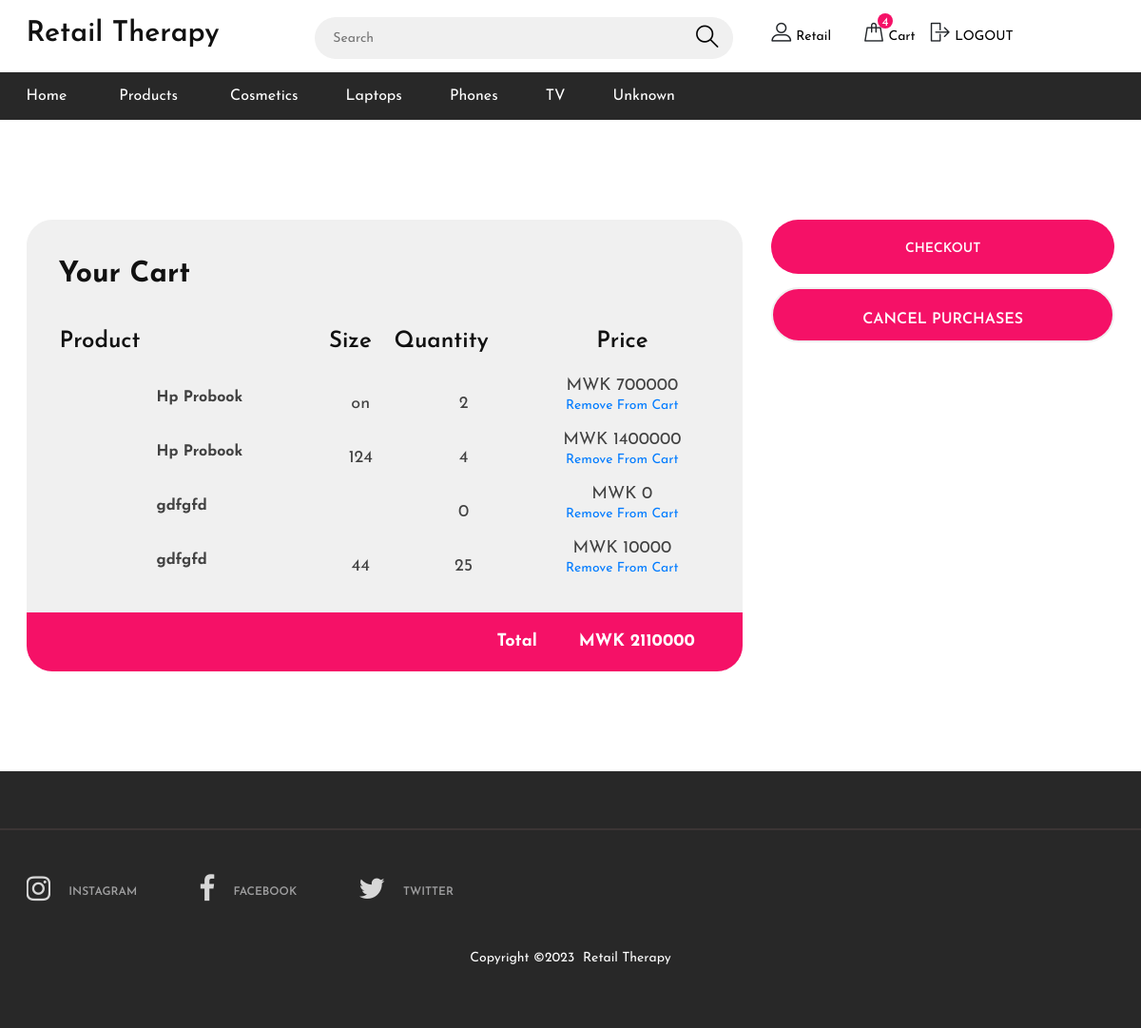
/cart.php (signed in), run on the app's committed database.
### tables this page shows
CREATE TABLE `categories` (
  `CATEGORY_ID` int(11) NOT NULL,
  `CATEGORY` varchar(50) NOT NULL
);

CREATE TABLE `cart` (
  `CART_ID` int(11) NOT NULL,
  `USER_ID` int(11) NOT NULL,
  `PRODUCT_ID` int(11) NOT NULL,
  `BOUGHTORNOT` int(11) NOT NULL,
  `DATE` varchar(100) NOT NULL,
  `SIZE` varchar(10) NOT NULL,
  `QUANTITY_BOUGHT` int(11) NOT NULL,
  `PAYMENT_CODE` varchar(100) NOT NULL,
  `STATUS` int(11) NOT NULL
);

CREATE TABLE `products` (
  `PRODUCT_ID` int(11) NOT NULL,
  `BRAND_ID` int(11) NOT NULL,
  `CATEGORY_ID` int(11) NOT NULL,
  `LOCATION` varchar(50) NOT NULL,
  `AGE_RANGE` varchar(11) NOT NULL,
  `NAME` varchar(100) NOT NULL,
  `PRICE` double NOT NULL,
  `DESCRIPTION` varchar(255) NOT NULL,
  `QUANTITY` int(11) NOT NULL,
  `PHOTO` varchar(250) NOT NULL,
  `ENTRY_DATE` varchar(255) NOT NULL,
  `SIZES_AVAILABLE` varchar(100) NOT NULL,
  `DISCOUNT` double(50,0) NOT NULL
);

### cart.php (the view, shortened to what this page needs)
<!DOCTYPE html>
<html lang="zxx">
<head>
	<link rel="stylesheet" href="css/bootstrap.min.css"/>
	<link rel="stylesheet" href="css/font-awesome.min.css"/>
	<link rel="stylesheet" href="css/flaticon.css"/>
	<link rel="stylesheet" href="css/slicknav.min.css"/>
	<link rel="stylesheet" href="css/jquery-ui.min.css"/>
	<link rel="stylesheet" href="css/owl.carousel.min.css"/>
	<link rel="stylesheet" href="css/animate.css"/>
	<link rel="stylesheet" href="css/style.css"/>
</head>
<body>
	<?php include("header.php"); ?>
	<section class="cart-section spad">
		<div class="container">
			<div class="row">
				<div class="col-lg-8">
					<div class="cart-table">
						<h3>Your Cart</h3>
						<div class="cart-table-warp">
							<table>
							<thead>
								<tr style="margin-left:20px;">
									<th class="product-th"><h4>Product</h4></th>
									<th class="product-th"><h4>Size</h4></th>
									<th class="product-th"><h4>Quantity</h4></th>
									<th class="total-th"><h4>Price</h4></th>
								</tr>
							</thead>
							<tbody>
							<?php
							include('db/db.php');
							$USER_ID=$_SESSION['USER_ID'];
                            $querry= mysqli_query($con,"SELECT * FROM `cart`
							LEFT JOIN products on cart.PRODUCT_ID=products.PRODUCT_ID
							where cart.USER_ID='$USER_ID' and BOUGHTORNOT=0 ORDER BY `cart`.`DATE` ASC");
							$total=0;
						    if (mysqli_num_rows($querry)>0)
							{
								while ($row=mysqli_fetch_array($querry))
								{
									if($row['DISCOUNT']=="0"){
										$PRICE=$row['PRICE']*$row['QUANTITY_BOUGHT'];
									}else{
										$realPrice=$row['PRICE']-$row['DISCOUNT'];
										$PRICE=$realPrice*$row['QUANTITY_BOUGHT'];
									}
									echo '
									<tr>
									<td class="product-col">
										<img src="panel/'.$row['PHOTO'].'"  alt="">
										<div class="pc-title">
											<h4 style="margin-top:10px;">'.$row['NAME'].'</h4>
										</div>
									</td>
									<td class="total-col"><h4 style="margin-top:-5px;">'.$row['SIZE'].'</h4></td>
									<td class="total-col"><h4 style="margin-top:-5px;">'.$row['QUANTITY_BOUGHT'].'</h4></td>
									<td class="total-col"><h4 style="margin-top:-5px;">MWK '.($PRICE).'</h4><p><a href="actions.php?remove_cartitem='.$row['CART_ID'].'">Remove From Cart</a></p></td>
								</tr>
                                ';
								$total+=$PRICE;
								}
							}
						?>
							</tbody>
						</table>
						</div>
						<div class="total-cost">
							<h6>Total <span><?php echo "MWK ".$total; ?></span></h6>
						</div>
					</div>
				</div>
				<div class="col-lg-4 card-right">
					<form class="promo-code-form" action="actions.php" method="POST">
					<a href="checkout.php" class="site-btn">Checkout</a>
					<input type="submit" class="site-btn" value="CANCEL PURCHASES" id="CANCEL" name="CANCEL">
					</form>
				</div>
			</div>
		</div>
	</section>
	<?php include("footer.php"); ?>
	</body>
</html>

### header.php (shortened to what this page needs)
<header class="header-section">
		<div class="header-top">
			<div class="container">
				<div class="row">
					<div class="col-lg-3 text-center text-lg-left">
						<a href="./index.html" class="site-logo">
							<h3>Retail Therapy</h3>
						</a>
					</div>
					<div class="col-xl-5 col-lg-4">
						<form class="header-search-form" action="products.php" method="GET">
							<input type="text" name="search" id="search" placeholder="Search">
							<button type="submit" ><i class="flaticon-search"></i></button>
						</form>
					</div>
					<div class="col-xl-4 col-lg-5">
						<div class="user-panel">
							<div class="up-item">
								<i class="flaticon-profile"></i>
								<?php
								$USER_ID=0;
								if(isset($_SESSION['USER_ID'])){
									$USER_ID=$_SESSION['USER_ID'];
									$USER_NAME=$_SESSION['NAME'];
									echo '<a href="profile.php"  >'.$USER_NAME.'</a>';
								}else{
									echo '<a href="#" data-toggle="modal" data-target="#Modal_login" >Login</a> or <a href="#" data-toggle="modal" data-target="#Modal_register">Signup</a>';
								}
								?>
							</div>
							<div class="up-item">
								<div class="shopping-card">
									<i class="flaticon-bag"></i>
									<span>
									<?php
										include('db/db.php');
										$querry= mysqli_query($con,"SELECT count(*) as total FROM `cart`
										where cart.USER_ID='$USER_ID' and BOUGHTORNOT=0 ORDER BY `cart`.`DATE` ASC");
										if (mysqli_num_rows($querry)>0)
										{
											while ($row=mysqli_fetch_array($querry))
											{
												if($USER_ID!=0)
												{
													echo $row['total'];
												}
											}
										}
									?>
									</span>
								</div>
								<a href="cart.php"> Cart</a>
							</div>
							<div class="up-item">
								<div class="shopping-card" style="margin-left:10px;">
									<i class="flaticon-logout"></i>
								</div>
								<a href="actions.php?destroy_session=1" >LOGOUT</a>
							</div>
						</div>
					</div>
				</div>
			</div>
		</div>
		<nav class="main-navbar">
			<div class="container">
				<ul class="main-menu">
					<li><a href="index.php">Home</a></li>
					<li><a href="products.php">Products</a></li>
					<?php
										include('db/db.php');
										$querry= mysqli_query($con,"SELECT * FROM `categories` ORDER BY `categories`.`CATEGORY` ASC");
										if (mysqli_num_rows($querry)>0)
										{
											while ($row=mysqli_fetch_array($querry))
											{
													echo"<li><a href='products.php?category_id=".$row['CATEGORY_ID']."'>".$row['CATEGORY']."</a></li>" ;
											}
										}
									?>
				</ul>
			</div>
		</nav>
	</header>

### css/style.css (style rules this page uses)
html, body { height: 100%; font-family: 'Josefin Sans', sans-serif; -webkit-font-smoothing: antialiased; font-smoothing: antialiased; }
h1, h2, h3, h4, h5, h6 { margin: 0; color: #111111; font-weight: 600; }
h3 { font-size: 30px; }
h4 { font-size: 24px; }
h6 { font-size: 16px; }
p { font-size: 14px; color: #585858; line-height: 1.6; }
ul, ol { padding: 0; margin: 0; }
.spad { padding-top: 105px; padding-bottom: 105px; }
.site-btn { display: inline-block; border: none; font-size: 14px; font-weight: 600; min-width: 167px; padding: 18px 47px 14px; border-radius: 50px; text-transform: uppercase; background: #f51167; color: #fff; line-height: normal; cursor: pointer; text-align: center; }
.header-top { padding: 18px 0 14px; }
.site-logo { display: inline-block; }
.header-search-form { width: 100%; position: relative; padding: 0 10px; }
.header-search-form input { width: 100%; height: 44px; font-size: 14px; border-radius: 50px; border: none; padding: 0 19px; background: #f0f0f0; }
.header-search-form button { position: absolute; height: 100%; right: 18px; top: 0; font-size: 26px; color: #000; border: none; cursor: pointer; background-color: transparent; }
.user-panel .up-item { display: inline-block; font-size: 14px; }
.user-panel .up-item i { font-size: 22px; }
.user-panel .up-item a { font-size: 14px; color: #000; }
.user-panel .up-item:first-child { margin-right: 29px; }
.shopping-card { display: inline-block; position: relative; }
.shopping-card span { position: absolute; top: -4px; left: 100%; height: 16px; min-width: 16px; color: #fff; font-size: 13px; background: #f51167; text-align: center; border-radius: 30px; padding: 0 2px; margin-left: -7px; }
.main-navbar { background: #282828; }
.main-menu { list-style: none; }
.main-menu li { display: inline-block; position: relative; }
.main-menu li a { display: inline-block; font-size: 16px; color: #ffffff; margin-right: 50px; line-height: 1; padding: 17px 0; position: relative; }
.cart-table { padding: 40px 34px 0; background: #f0f0f0; border-radius: 27px; overflow: hidden; }
.cart-table h3 { font-weight: 700; margin-bottom: 37px; }
.cart-table table { width: 100%; min-width: 442px; margin-bottom: 17px; }
.cart-table table tr th { font-size: 12px; font-weight: 400; color: #414141; text-align: center; padding-bottom: 25px; }
.cart-table table tr th.product-th { text-align: left; }
.cart-table .product-col { display: table; margin-bottom: 19px; }
.cart-table .product-col .pc-title { display: table-cell; vertical-align: middle; padding-left: 30px; }
.cart-table .product-col .pc-title h4 { font-size: 16px; color: #414141; font-weight: 700; margin-bottom: 3px; }
.cart-table .size-col, .cart-table .total-col { text-align: center; }
.cart-table .size-col h4, .cart-table .total-col h4 { font-size: 18px; color: #414141; font-weight: 400; }
.cart-table .total-cost { background: #f51167; margin: 0 -34px; text-align: right; padding: 22px 0; padding-right: 50px; }
.cart-table .total-cost h6 { line-height: 1; font-size: 18px; font-weight: 700; color: #fff; }
.cart-table .total-cost h6 span { margin-left: 38px; }
.card-right .site-btn { margin-bottom: 14px; width: 100%; min-height: 57px; padding: 23px 47px 14px; }
.promo-code-form { position: relative; margin-bottom: 14px; }
.promo-code-form input { width: 100%; height: 58px; border: 2px solid #f0f0f0; padding-left: 24px; padding-right: 100px; font-size: 16px; border-radius: 80px; }
@media (min-width: 1200px) { .container { max-width: 1175px; } }

### data on the page
categories: CATEGORY "Cosmetics"
categories: CATEGORY "Laptops"
categories: CATEGORY "Phones"
categories: CATEGORY "TV"
categories: CATEGORY "Unknown"
cart: PRODUCT_ID.NAME "Hp Probook", SIZE "on", QUANTITY_BOUGHT "2", PRICE "700000"
cart: PRODUCT_ID.NAME "Hp Probook", SIZE "124", QUANTITY_BOUGHT "4", PRICE "1400000"
cart: PRODUCT_ID.NAME "gdfgfd", QUANTITY_BOUGHT "0"
cart: PRODUCT_ID.NAME "gdfgfd", SIZE "44", QUANTITY_BOUGHT "25", PRICE "10000"

### other printed values
$USER_NAME "Retail"
$row['total'] "4"
$total "2110000"
